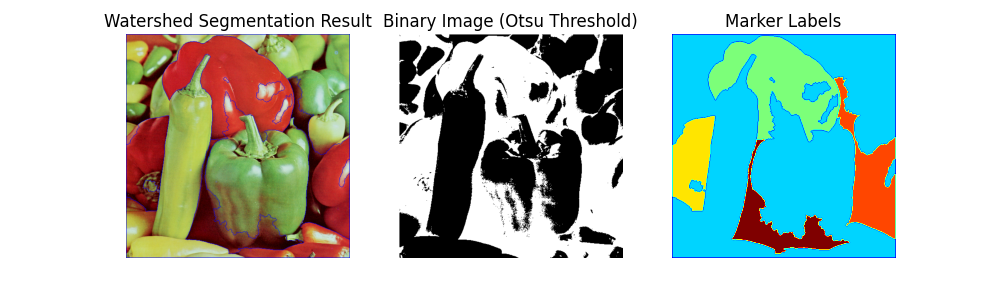

Generate this figure with Python:
import cv2
import numpy as np
from matplotlib import pyplot as plt

# Read image
img = cv2.imread("D:\\GitHub\\image-processing\\test-images-for-Image-Processing\\peppers.png")
gray = cv2.cvtColor(img, cv2.COLOR_BGR2GRAY)

# Step 1: Apply threshold
ret, thresh = cv2.threshold(gray, 0, 255, cv2.THRESH_BINARY_INV + cv2.THRESH_OTSU)

# Step 2: Remove noise using Morphology
kernel = np.ones((3,3), np.uint8)
opening = cv2.morphologyEx(thresh, cv2.MORPH_OPEN, kernel, iterations=2)

# Step 3: Sure background area (Dilate)
sure_bg = cv2.dilate(opening, kernel, iterations=3)

# Step 4: Sure foreground area (Distance transform + threshold)
dist_transform = cv2.distanceTransform(opening, cv2.DIST_L2, 5)
ret, sure_fg = cv2.threshold(dist_transform, 0.7 * dist_transform.max(), 255, 0)

# Step 5: Unknown region (Subtract FG from BG)
sure_fg = np.uint8(sure_fg)
unknown = cv2.subtract(sure_bg, sure_fg)

# Step 6: Marker labelling
ret, markers = cv2.connectedComponents(sure_fg)

# Add 1 to all labels so that sure background is not 0
markers = markers + 1

# Mark the unknown region with 0
markers[unknown == 255] = 0

# Step 7: Apply Watershed
markers = cv2.watershed(img, markers)
img[markers == -1] = [255, 0, 0]  # Mark boundaries with red

# Display results
plt.figure(figsize=(15,6))

plt.subplot(1,3,1)
plt.imshow(cv2.cvtColor(img, cv2.COLOR_BGR2RGB))
plt.title("Watershed Segmentation Result")
plt.axis("off")

plt.subplot(1,3,2)
plt.imshow(thresh, cmap="gray")
plt.title("Binary Image (Otsu Threshold)")
plt.axis("off")

plt.subplot(1,3,3)
plt.imshow(markers, cmap="jet")
plt.title("Marker Labels")
plt.axis("off")

plt.show()
